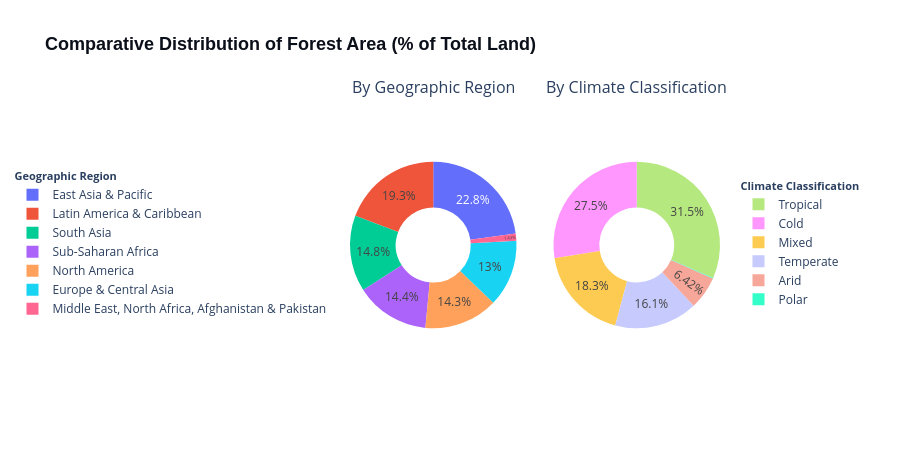

Notebook cell for this chart:
### Markdown cell above
### (a) Distribution of Forest area by Geographic region and Climate classification
• ***Visualization Type:-*** ***Side-by-Side Donut Chart***   
• ***Purpose:-*** *To analyze distribution of Forest area in diffrent geographical region and also in diffrent climate classification.*

### Code cell
import pandas as pd
import plotly.graph_objects as go       # Importing plotly.graph_objects
from plotly.subplots import make_subplots       # Importing make_subplots

df_forest = df_filtered[df_filtered["Indicator_code"] == "AG.LND.FRST.ZS"].copy()       # Filtering data for this specific indicator
years = [str(y) for y in range(2015, 2024)]
# Rseshaping data from wide format to long format
df_long = df_forest.melt(
    id_vars=["Geographic_region", "Climate_classification"],
    value_vars=years,
    var_name="Year",
    value_name="Forest_Area_Pct"
).dropna(subset=["Forest_Area_Pct"])

df_geo = df_long.groupby("Geographic_region")["Forest_Area_Pct"].mean().reset_index()       # Finding average forest area by geographic region
df_climate = df_long.groupby("Climate_classification")["Forest_Area_Pct"].mean().reset_index()  # Finding average geographic area by climate classification

# Subplot layout framework (Side-by-Side Configuration)
fig = make_subplots(
    rows=1, 
    cols=2, 
    specs=[[{"type": "domain"}, {"type": "domain"}]],
    subplot_titles=("By Geographic Region", "By Climate Classification")
)
# Left Donut Chart: Geographic region
fig.add_trace(
    go.Pie(
        labels=df_geo["Geographic_region"],
        values=df_geo["Forest_Area_Pct"],
        name="Geographic Region",
        hole=0.45,  
        textinfo="percent",
        textposition="inside",
        legend="legend"
    ),
    row=1, col=1
)
# Right Donut Chart: Climate Profile
fig.add_trace(
    go.Pie(
        labels=df_climate["Climate_classification"],
        values=df_climate["Forest_Area_Pct"],
        name="Climate Classification",
        hole=0.45,
        textinfo="percent",
        textposition="inside",
        legend="legend2"
    ),
    row=1, col=2
)

fig.update_layout(
    title_text="<b>Comparative Distribution of Forest Area (% of Total Land)</b>",
    title_font=dict(size=18, family="Arial", color="#0B0F19"),
    height=450,
    margin=dict(t=100, b=60, l=180, r=180), 
    plot_bgcolor="white",
    paper_bgcolor="white",
    legend=dict(
        title="<b>Geographic Region</b>",
        title_font=dict(size=11, weight="bold"),
        orientation="v",
        yanchor="middle",
        y=0.5,
        xanchor="right",
        x=-0.05 
    ),
    legend2=dict(
        title="<b>Climate Classification</b>",
        title_font=dict(size=11, weight="bold"),
        orientation="v",
        yanchor="middle",
        y=0.5,
        xanchor="left",
        x=1.05
    )
)

fig.show()

### Figure 1 — Plotly figure (JSON) as saved in the notebook; plotly's stock layout.template omitted (floating-point values rounded to 4 significant figures)
{"data": [{"domain": {"x": [0, 0.45], "y": [0, 1]}, "hole": 0.45, "labels": ["East Asia & Pacific", "Europe & Central Asia", "Latin America & Caribbean", "Middle East, North Africa, Afghanistan & Pakistan", "North America", "South Asia", "Sub-Saharan Africa"], "legend": "legend", "name": "Geographic Region", "textinfo": "percent", "textposition": "inside", "type": "pie", "values": [48.39, 27.57, 41.02, 3.04, 30.45, 31.43, 30.59]}, {"domain": {"x": [0.55, 1], "y": [0, 1]}, "hole": 0.45, "labels": ["Arid", "Cold", "Mixed", "Polar", "Temperate", "Tropical"], "legend": "legend2", "name": "Climate Classification", "textinfo": "percent", "textposition": "inside", "type": "pie", "values": [9.511, 40.8, 27.16, 0.1873, 23.93, 46.67]}], "layout": {"annotations": [{"font": {"size": 16}, "showarrow": false, "text": "By Geographic Region", "x": 0.225, "xanchor": "center", "xref": "paper", "y": 1, "yanchor": "bottom", "yref": "paper"}, {"font": {"size": 16}, "showarrow": false, "text": "By Climate Classification", "x": 0.775, "xanchor": "center", "xref": "paper", "y": 1, "yanchor": "bottom", "yref": "paper"}], "height": 450, "legend": {"orientation": "v", "title": {"font": {"size": 11, "weight": "bold"}, "text": "<b>Geographic Region</b>"}, "x": -0.05, "xanchor": "right", "y": 0.5, "yanchor": "middle"}, "legend2": {"orientation": "v", "title": {"font": {"size": 11, "weight": "bold"}, "text": "<b>Climate Classification</b>"}, "x": 1.05, "xanchor": "left", "y": 0.5, "yanchor": "middle"}, "margin": {"b": 60, "l": 180, "r": 180, "t": 100}, "paper_bgcolor": "white", "plot_bgcolor": "white", "title": {"font": {"color": "#0B0F19", "family": "Arial", "size": 18}, "text": "<b>Comparative Distribution of Forest Area (% of Total Land)</b>"}}}
